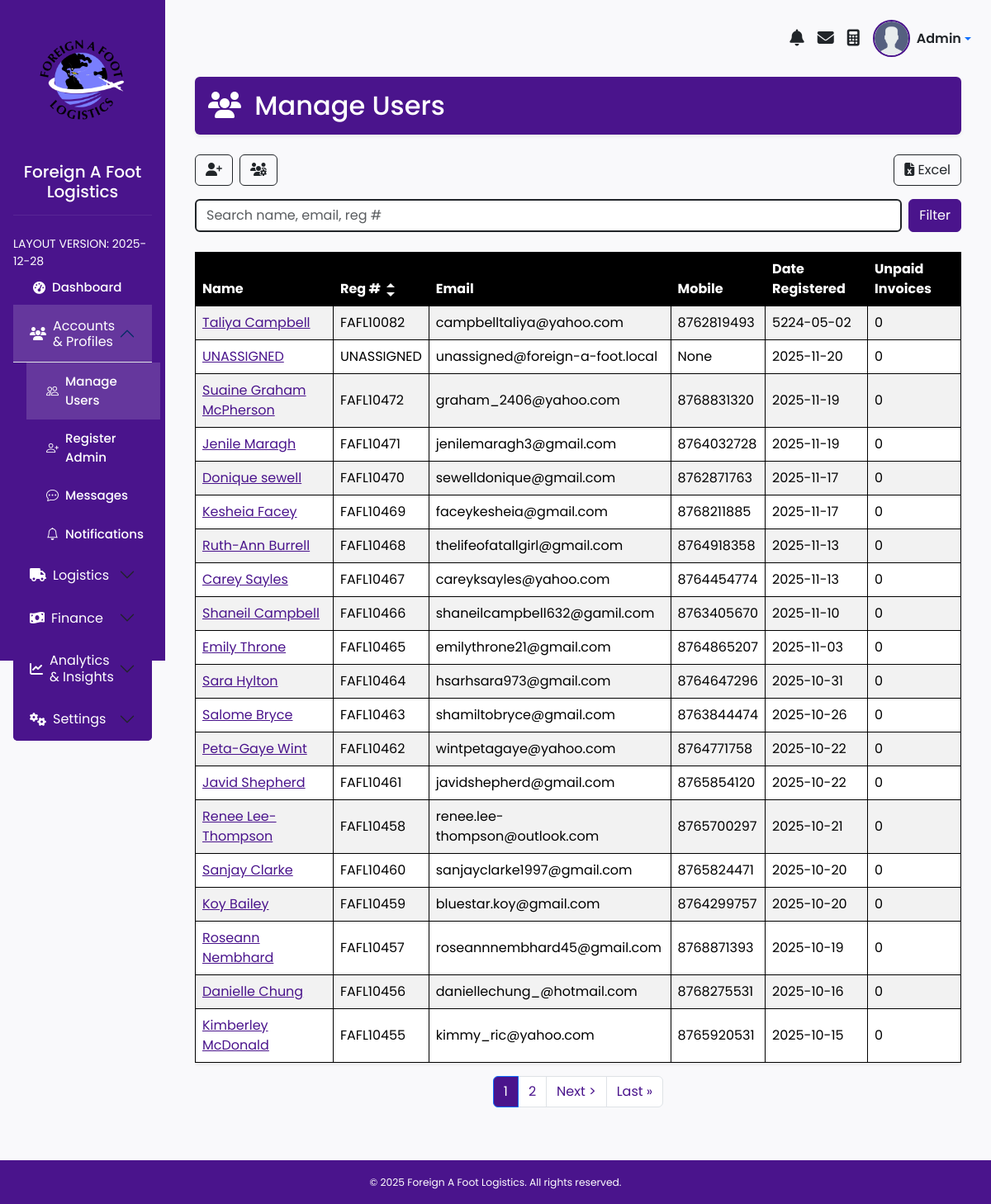
The page /accounts/manage-users (signed in) on the database its author committed.
### app/models.py (models this page shows, shortened)
class User(db.Model, UserMixin):
    __tablename__ = 'users'
    id = db.Column(db.Integer, primary_key=True)
    email = db.Column(db.String, nullable=False, unique=True, index=True)
    password = db.Column(db.LargeBinary, nullable=False)
    role = db.Column(db.String(50), nullable=False, default='customer')
    is_superadmin = db.Column(db.Boolean, default=False)
    full_name = db.Column(db.String)
    trn = db.Column(db.String)
    mobile = db.Column(db.String)
    registration_number = db.Column(db.String, index=True)
    created_at = db.Column(db.String)
    profile_pic = db.Column(db.String)
    profile_picture = db.Column(db.String)
    date_registered = db.Column(db.String)
    address = db.Column(db.String)
    wallet_balance = db.Column(db.Float, default=0.0)
    referred_by = db.Column(db.Integer)
    referral_code = db.Column(db.String, unique=True)  # <--- unique
    referrer_id = db.Column(db.Integer)
    is_admin = db.Column(db.Boolean, default=False)
    wallet = db.relationship('Wallet', back_populates='user', uselist=False)
    wallet_transactions = db.relationship('WalletTransaction', back_populates='user', lazy='dynamic')
    invoices = db.relationship('Invoice', back_populates='user', lazy='dynamic')
    packages = db.relationship('Package', back_populates='user', lazy='dynamic')
    prealerts = db.relationship('Prealert', back_populates='user', lazy='dynamic')
    scheduled_deliveries = db.relationship('ScheduledDelivery', back_populates='user', lazy='dynamic')
    authorized_pickups = db.relationship('AuthorizedPickup', back_populates='user', lazy='dynamic')
    notifications = db.relationship('Notification', back_populates='user', lazy='dynamic')

### app/routes/accounts_profiles_routes.py (the view, shortened to what this page needs)
@accounts_bp.route('/manage-users', methods=['GET', 'POST'])
@admin_required
def manage_users():
    page      = request.args.get('page', 1, type=int)
    per_page  = 20
    search    = (request.args.get('search') or '').strip()
    sort_by   = (request.args.get('sort') or 'recent').strip()
    date_from = request.args.get('date_from')
    date_to   = request.args.get('date_to')
    upload_form   = UploadUsersForm()
    confirm_form  = ConfirmUploadForm()
    preview_token = session.get('preview_users_token')
    excel_preview = None
    if preview_token:
        blob = _load_user_preview_blob(preview_token)
        if blob:
            excel_preview = blob.get("preview_rows", [])
        else:
            session.pop('preview_users_token', None)
    q = User.query
    if date_from:
        q = q.filter(User.date_registered >= date_from)
    if date_to:
        q = q.filter(User.date_registered <= date_to)
    if sort_by == 'alphabetical_asc':
        q = q.order_by(User.registration_number.asc())
    elif sort_by == 'alphabetical_desc':
        q = q.order_by(User.registration_number.desc())
    else:
        if hasattr(User, 'date_registered'):
            q = q.order_by(User.date_registered.desc(), User.id.desc())
        elif hasattr(User, 'created_at'):
            q = q.order_by(User.created_at.desc(), User.id.desc())
        else:
            q = q.order_by(User.id.desc())
    pagination = q.paginate(page=page, per_page=per_page, error_out=False)
    users = []
    user_ids = [u.id for u in pagination.items]
    unpaid_map = {uid: 0 for uid in user_ids}
    if user_ids:
        try:
            sub = (
                db.session.query(Invoice.user_id, func.count(Invoice.id))
                .filter(
                    Invoice.user_id.in_(user_ids),
                    func.lower(Invoice.status).in_(('pending', 'unpaid'))
                )
                .group_by(Invoice.user_id)
                .all()
            )
            for uid, cnt in sub:
                unpaid_map[uid] = int(cnt or 0)
        except Exception:
            db.session.rollback()
    for u in pagination.items:
        users.append({
            "id": u.id,
            "full_name": u.full_name,
            "email": u.email,
            "registration_number": u.registration_number,
            "date_registered": u.date_registered,
            "address": u.address,
            "mobile": u.mobile,
            "trn": u.trn,
            "unpaid_count": unpaid_map.get(u.id, 0),
        })
    total_pages = max(pagination.pages or 1, 1)
    return render_template(
        'admin/accounts_profiles/manage_users.html',
        users=users,
        page=page,
        total_pages=total_pages,
        search=search,
        sort_by=sort_by,
        date_from=date_from,
        date_to=date_to,
        form=upload_form,
        confirm_form=confirm_form,
        excel_preview=excel_preview
    )

### app/templates/admin/accounts_profiles/manage_users.html (shortened to what this page needs)
{% extends 'layout_admin.html' %}
{% block content %}
<div class="container mt-4">
  <h2 class="mb-4 text-white p-3 rounded shadow-sm page-header">
    <i class="fas fa-users me-2"></i> Manage Users
  </h2>
  <div class="d-flex gap-2 mb-3">
    <button class="btn btn-outline-dark" type="button" data-bs-toggle="collapse" data-bs-target="#addSingleUserSection" title="Add Single User">
      <i class="fas fa-user-plus"></i>
    </button>
    <button class="btn btn-outline-dark" type="button" data-bs-toggle="collapse" data-bs-target="#bulkUploadSection" title="Bulk Upload Users">
      <i class="fas fa-users-cog"></i>
    </button>
    <a href="{{ url_for('accounts_profiles.export_users', format='excel', search=search) }}" class="btn btn-outline-dark ms-auto"><i class="fas fa-file-excel"></i> Excel</a>
  </div>
  <form method="GET" class="d-flex gap-2 mb-4">
    <input type="text" name="search" class="form-control border border-2 border-dark" placeholder="Search name, email, reg #" value="{{ search }}">
    <button type="submit" class="btn btn-primary">Filter</button>
  </form>
  <div class="table-responsive">
    <table class="table table-bordered table-striped table-hover shadow-sm align-middle">
      <thead style="background-color: #000; color: #fff;">
        <tr>
          <th>Name</th>
          <th>
            Reg #
            <a href="#" id="regSortLink" class="reg-sort ms-1"></a>
          </th>
          <th>Email</th>
          <th>Mobile</th>
          <th>Date Registered</th>
          <th>Unpaid Invoices</th>
        </tr>
      </thead>
      <tbody>
        {% if users %}
          {% for user in users %}
          <tr>
            <td>
              <a href="{{ url_for('accounts_profiles.view_user', id=user.id) }}" style="color:#4a148c; text-decoration: underline;">{{ user.full_name }}</a>
            </td>
            <td>{{ user.registration_number }}</td>
            <td>{{ user.email }}</td>
            <td>{{ user.mobile }}</td>
            <td>{{ user.date_registered or 'N/A' }}</td>
            <td>
              {% if user.unpaid_count > 0 %}
                <span class="badge bg-danger">{{ user.unpaid_count }}</span>
              {% else %}
                0
              {% endif %}
            </td>
          </tr>
          {% endfor %}
        {% else %}
          <tr>
            <td colspan="6" class="text-center">No users found.</td>
          </tr>
        {% endif %}
      </tbody>
    </table>
  </div>
{% if total_pages > 1 %}
<nav aria-label="Page navigation">
  <ul class="pagination justify-content-center">
    {% set start_page = (page - 1) if (page - 1) > 1 else 1 %}
    {% set end_page = (page + 1) if (page + 1) < total_pages else total_pages %}
    {% for p in range(start_page, end_page+1) %}
      <li class="page-item {% if p == page %}active{% endif %}">
        <a class="page-link {% if p == page %}bg-purple text-white{% else %}text-purple{% endif %}"
           href="?page={{ p }}&search={{ search }}{% if sort_by %}&sort={{ sort_by }}{% endif %}">{{ p }}</a>
      </li>
    {% endfor %}
    {% if page < total_pages %}
      <li class="page-item"><a class="page-link text-purple" href="?page={{ page+1 }}&search={{ search }}{% if sort_by %}&sort={{ sort_by }}{% endif %}">Next &gt;</a></li>
      <li class="page-item"><a class="page-link text-purple" href="?page={{ total_pages }}&search={{ search }}{% if sort_by %}&sort={{ sort_by }}{% endif %}">Last &raquo;</a></li>
    {% endif %}
  </ul>
</nav>
{% endif %}
{% endblock %}

### app/templates/layout_admin.html (shortened to what this page needs)
<!DOCTYPE html>
<html lang="en">
<head>
  <link href="https://cdn.jsdelivr.net/npm/bootstrap@5.3.3/dist/css/bootstrap.min.css" rel="stylesheet">
  <link rel="stylesheet" href="https://cdn.jsdelivr.net/npm/bootstrap-icons@1.11.1/font/bootstrap-icons.css">
  <link href="https://cdnjs.cloudflare.com/ajax/libs/font-awesome/6.4.0/css/all.min.css" rel="stylesheet">
  <link rel="stylesheet" href="{{ url_for('static', filename='css/admin.css') }}">
</head>
<body>
<div class="container-fluid">
  <div class="row">
<nav class="col-md-2 d-md-block sidebar collapse p-3" style="background-color: #4a148c;">
  <div class="text-center mb-4 text-white">
    {% set settings_logo = settings.logo_path if (settings is defined and settings and settings.logo_path) else 'logo.png' %}
    <img src="{{ url_for('static', filename=settings_logo) }}"
         alt="Foreign A Foot Logo"
         class="img-fluid mb-2"
         style="max-height: 200px;">
    <h5 class="mt-1">Foreign A Foot Logistics</h5>
    <hr style="border-color: rgba(255,255,255,0.3);">
  </div>
  <div class="text-white small">LAYOUT VERSION: 2025-12-28</div>
  <div class="accordion" id="sidebarAccordion">
    <div class="accordion-item border-0">
      <h2 class="accordion-header">
        <a href="{{ url_for('admin.dashboard') }}"
           class="nav-link text-white {% if request.path == url_for('admin.dashboard') %}active{% endif %}">
          <i class="fas fa-tachometer-alt me-2"></i> Dashboard
        </a>
      </h2>
    </div>
    {% set is_accounts = request.blueprint in ['accounts_profiles'] or request.path.startswith('/accounts') %}
    <div class="accordion-item border-0">
      <h2 class="accordion-header" id="headingAccounts">
        <button
          class="accordion-button {{ '' if is_accounts else 'collapsed' }} text-white"
          type="button"
          data-bs-toggle="collapse"
          data-bs-target="#collapseAccounts"
          aria-expanded="{{ 'true' if is_accounts else 'false' }}"
          aria-controls="collapseAccounts"
          style="background-color:#4a148c;"
        >
          <i class="fas fa-users me-2"></i> Accounts & Profiles
        </button>
      </h2>
      <div id="collapseAccounts"
           class="accordion-collapse collapse {{ 'show' if is_accounts else '' }}"
           aria-labelledby="headingAccounts"
           data-bs-parent="#sidebarAccordion">
        <div class="accordion-body p-0">
          <ul class="nav flex-column ms-3">
            <li class="nav-item">
              <a class="nav-link {{ 'active' if request.endpoint == 'accounts_profiles.manage_users' else '' }}"
                 href="{{ url_for('accounts_profiles.manage_users') }}">
                <i class="bi bi-people me-2"></i> Manage Users
              </a>
            </li>
            <li class="nav-item">
              <a class="nav-link {{ 'active' if request.endpoint == 'admin.register_admin' else '' }}"
                 href="{{ url_for('admin.register_admin') }}">
                <i class="bi bi-person-plus me-2"></i> Register Admin
              </a>
            </li>
            <li class="nav-item">
              <a class="nav-link {{ 'active' if request.endpoint == 'admin.view_messages' else '' }}"
                 href="{{ url_for('admin.view_messages') }}">
                <i class="bi bi-chat-dots me-2"></i> Messages
              </a>
            </li>
            <li class="nav-item">
              <a class="nav-link {{ 'active' if request.endpoint == 'admin.view_notifications' else '' }}"
                 href="{{ url_for('admin.view_notifications') }}">
                <i class="bi bi-bell me-2"></i> Notifications
              </a>
            </li>
          </ul>
        </div>
      </div>
    </div>
    {% set is_logistics = request.blueprint == 'logistics' or '/logistics' in request.path %}
    {% set tab = request.args.get('tab', '') %}
    <div class="accordion-item border-0">
      <h2 class="accordion-header" id="headingLogistics">
        <button
          class="accordion-button {{ '' if is_logistics else 'collapsed' }} text-white"
          type="button"
          data-bs-toggle="collapse"
          data-bs-target="#collapseLogistics"
          aria-expanded="{{ 'true' if is_logistics else 'false' }}"
          aria-controls="collapseLogistics"
          style="background-color:#4a148c;"
        >
          <i class="fas fa-truck me-2"></i> Logistics
        </button>
      </h2>
    </div>
    {% set is_finance = request.blueprint == 'finance' or request.path.startswith('/finance') %}
    <div class="accordion-item border-0">
      <h2 class="accordion-header" id="headingFinance">
        <button
          class="accordion-button {{ '' if is_finance else 'collapsed' }} text-white"
          type="button"
          data-bs-toggle="collapse"
          data-bs-target="#collapseFinance"
          aria-expanded="{{ 'true' if is_finance else 'false' }}"
          aria-controls="collapseFinance"
          style="background-color:#4a148c;"
        >
          <i class="fas fa-money-bill-wave me-2"></i> Finance
        </button>
      </h2>
    </div>
    {% set is_analytics = request.blueprint == 'analytics' or request.path.startswith('/analytics') %}
    <div class="accordion-item border-0">
      <h2 class="accordion-header" id="headingAnalytics">
        <button
          class="accordion-button {{ '' if is_analytics else 'collapsed' }} text-white"
          type="button"
          data-bs-toggle="collapse"
          data-bs-target="#collapseAnalytics"
          aria-expanded="{{ 'true' if is_analytics else 'false' }}"
          aria-controls="collapseAnalytics"
          style="background-color:#4a148c;"
        >
          <i class="fas fa-chart-line me-2"></i> Analytics &amp; Insights
        </button>
      </h2>
    </div>
<div class="accordion-item border-0">
  <h2 class="accordion-header" id="headingSettings">
    <button class="accordion-button {% if request.path == url_for('settings.manage_settings') %}text-warning{% else %}collapsed text-white{% endif %}"
            type="button" data-bs-toggle="collapse" data-bs-target="#collapseSettings"
            aria-expanded="{{ 'true' if request.path == url_for('settings.manage_settings') else 'false' }}"
            aria-controls="collapseSettings">
      <i class="fas fa-cogs me-2"></i> Settings
    </button>
  </h2>
</div>
</div>
</nav>
    <main class="col-md-10 ms-sm-auto px-md-4 py-4 content">
      <div class="d-flex justify-content-end align-items-center mb-4">
        <a href="{{ url_for('admin.view_notifications') }}" class="position-relative me-3 text-dark">
          <i class="fas fa-bell fa-lg"></i>
        </a>
        <a href="{{ url_for('admin.view_messages') }}" class="position-relative me-3 text-dark">
          <i class="fas fa-envelope fa-lg"></i>
        </a>
        <a href="#" class="position-relative me-3 text-dark" data-bs-toggle="modal" data-bs-target="#adminCalculatorModal" title="Calculator">
          <i class="fas fa-calculator fa-lg"></i>
        </a>
  <div class="dropdown">
    <a href="#" class="d-flex align-items-center text-decoration-none dropdown-toggle"
       id="adminDropdown" data-bs-toggle="dropdown" aria-expanded="false">
      <img src="{{ url_for('static', filename='admin_profile.png') }}" alt="Admin Profile" class="admin-profile-img">
      <span class="ms-2 text-dark fw-semibold">Admin</span>
    </a>
  </div>
</div>
{% block content %}{% endblock %}
    </main>
  </div>
</div>
<footer class="text-center py-3 mt-4" style="background-color: #4a148c; color: #fff;">
  <small>&copy; {{ current_year }} Foreign A Foot Logistics. All rights reserved.</small>
</footer>
</body>
</html>

### rows shown on the page
User: full_name "Taliya Campbell", registration_number "FAFL10082", email "campbelltaliya@yahoo.com", mobile "8762819493", date_registered "5224-05-02"
User: full_name "UNASSIGNED", registration_number "UNASSIGNED", email "unassigned@foreign-a-foot.local", mobile "None", date_registered "2025-11-20"
User: full_name "Suaine Graham McPherson", registration_number "FAFL10472", email "graham_2406@yahoo.com", mobile "8768831320", date_registered "2025-11-19"
User: full_name "Jenile Maragh", registration_number "FAFL10471", email "jenilemaragh3@gmail.com", mobile "8764032728", date_registered "2025-11-19"
User: full_name "Donique sewell", registration_number "FAFL10470", email "sewelldonique@gmail.com", mobile "8762871763", date_registered "2025-11-17"
User: full_name "Kesheia Facey", registration_number "FAFL10469", email "faceykesheia@gmail.com", mobile "8768211885", date_registered "2025-11-17"
User: full_name "Ruth-Ann Burrell", registration_number "FAFL10468", email "thelifeofatallgirl@gmail.com", mobile "8764918358", date_registered "2025-11-13"
User: full_name "Carey Sayles", registration_number "FAFL10467", email "careyksayles@yahoo.com", mobile "8764454774", date_registered "2025-11-13"
User: full_name "Shaneil Campbell", registration_number "FAFL10466", email "shaneilcampbell632@gamil.com", mobile "8763405670", date_registered "2025-11-10"
User: full_name "Emily Throne", registration_number "FAFL10465", email "emilythrone21@gmail.com", mobile "8764865207", date_registered "2025-11-03"
User: full_name "Sara Hylton", registration_number "FAFL10464", email "hsarhsara973@gmail.com", mobile "8764647296", date_registered "2025-10-31"
User: full_name "Salome Bryce", registration_number "FAFL10463", email "shamiltobryce@gmail.com", mobile "8763844474", date_registered "2025-10-26"
User: full_name "Peta-Gaye Wint", registration_number "FAFL10462", email "wintpetagaye@yahoo.com", mobile "8764771758", date_registered "2025-10-22"
User: full_name "Javid Shepherd", registration_number "FAFL10461", email "javidshepherd@gmail.com", mobile "8765854120", date_registered "2025-10-22"
User: full_name "Renee Lee-Thompson", registration_number "FAFL10458", email "renee.lee-thompson@outlook.com", mobile "8765700297", date_registered "2025-10-21"
User: full_name "Sanjay Clarke", registration_number "FAFL10460", email "sanjayclarke1997@gmail.com", mobile "8765824471", date_registered "2025-10-20"
User: full_name "Koy Bailey", registration_number "FAFL10459", email "bluestar.koy@gmail.com", mobile "8764299757", date_registered "2025-10-20"
User: full_name "Roseann Nembhard", registration_number "FAFL10457", email "roseannnembhard45@gmail.com", mobile "8768871393", date_registered "2025-10-19"
User: full_name "Danielle Chung", registration_number "FAFL10456", email "daniellechung_@hotmail.com", mobile "8768275531", date_registered "2025-10-16"
User: full_name "Kimberley McDonald", registration_number "FAFL10455", email "kimmy_ric@yahoo.com", mobile "8765920531", date_registered "2025-10-15"

### other values the page prints
{{ p }} "1" "2"
